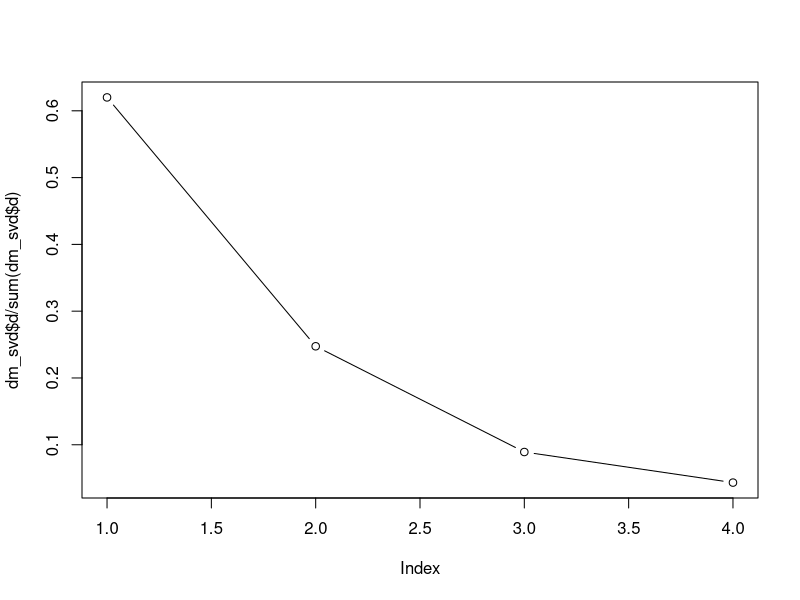
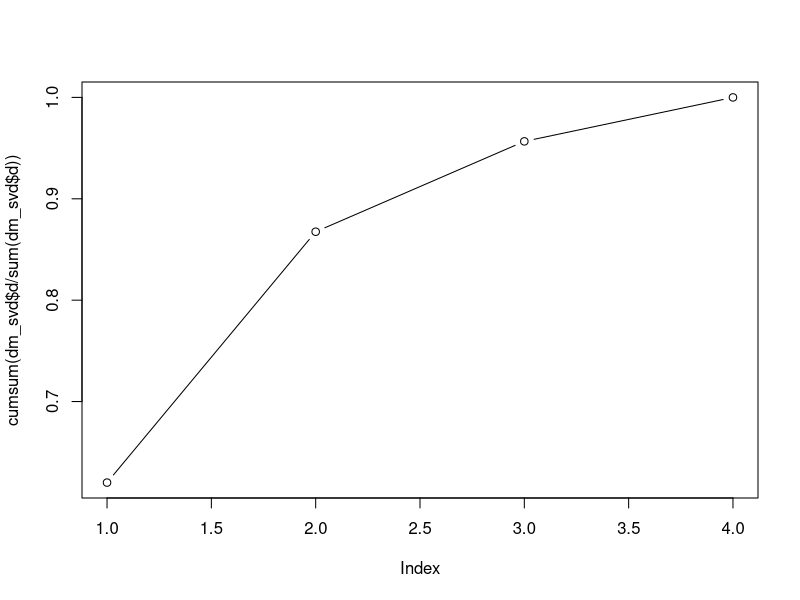
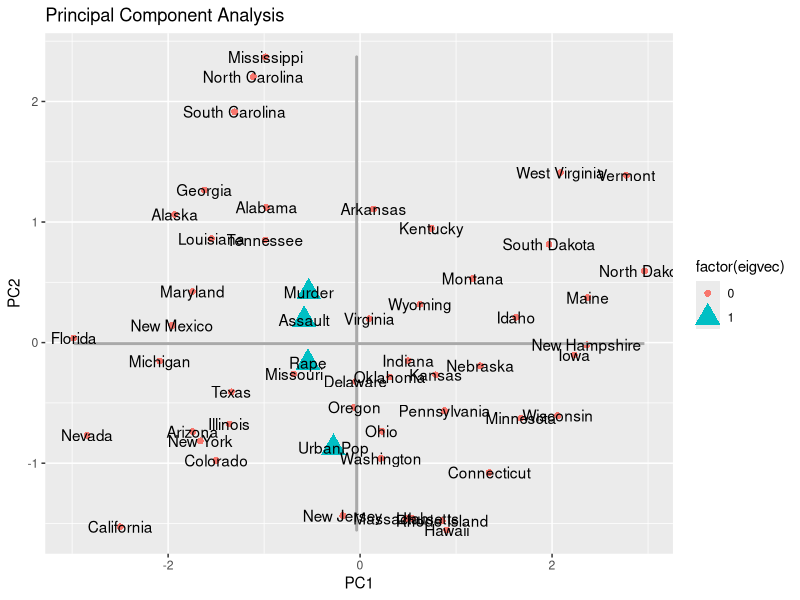

The R source for these figures, in order:
rm(list = ls())
gc()

library(ggplot2)

df <- USArrests

dm <- as.matrix(df)
dm <- scale(dm, center = T, scale = T) # 数据标准化

dm_cov <- cov(dm) # 计算协方差矩阵
dm_svd <- svd(dm_cov) # 奇异值分解

dm_svd$d # 特征值
dm_svd$d/sum(dm_svd$d) # 每个主成分的方差解释比例
plot(dm_svd$d/sum(dm_svd$d), type = "b")
plot(cumsum(dm_svd$d/sum(dm_svd$d)), type = "b")
(dm_svd$d[1]+dm_svd$d[2])/sum(dm_svd$d)

eigenvec <- dm_svd$u[,1:2] # 特征向量：每个主成分的载荷向量
rownames(eigenvec) <- colnames(dm)
colnames(eigenvec) <- c("PC1","PC2")

dz <- dm%*%eigenvec # 每个样本的主成分得分：标准化后的数据*相应主成分的载荷向量，再求和

df_eigenvec <- as.data.frame(eigenvec)
df_eigenvec$eigvec <- c(1)
df_dz <- as.data.frame(dz)
df_dz$eigvec <- c(0)

df_pr <- rbind(df_eigenvec, df_dz)

ggplot(df_pr, aes(x = PC1, y = PC2)) + 
          geom_point(aes(color = factor(eigvec), size = factor(eigvec), shape = factor(eigvec))) + 
          geom_line(aes(y = mean(PC2)), size = 1, colour = "darkgrey") + 
          geom_line(aes(x = mean(PC1)), size = 1, colour = "darkgrey") +
          geom_text(aes(label = rownames(df_pr)))+labs(title = "Principal Component Analysis")
